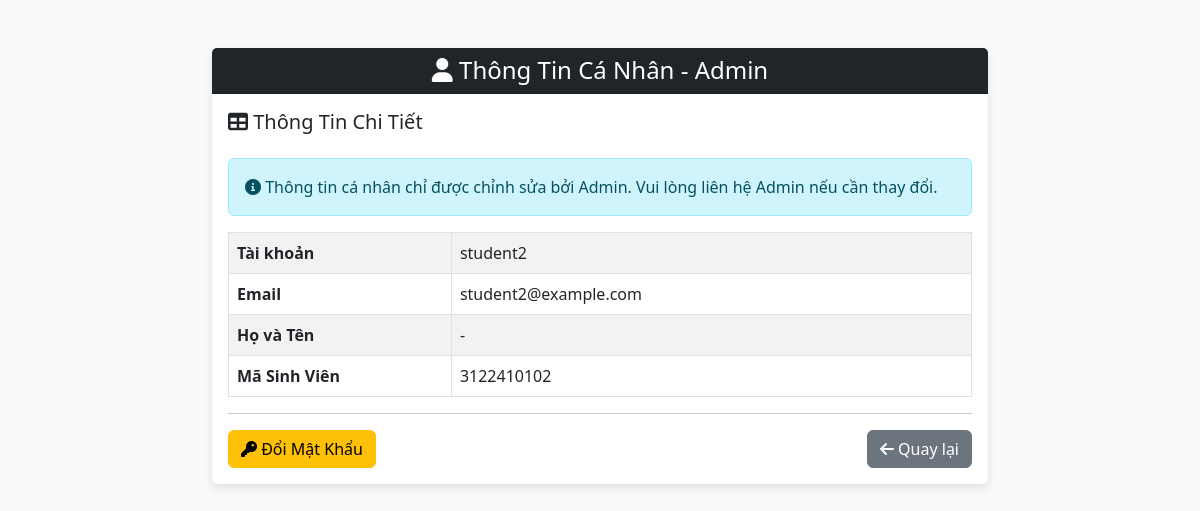
Screenshot of /profile (signed in) with the database file from the repository.
### tables this page shows
CREATE TABLE users (
            id INTEGER PRIMARY KEY AUTOINCREMENT,
            username TEXT UNIQUE,
            password TEXT,
            role TEXT,
            email TEXT UNIQUE,
            rsa_private BLOB,
            salt TEXT,
            full_name TEXT,
            student_id TEXT,
            class_name TEXT,
            status TEXT DEFAULT 'approved',
            approval_note TEXT,
            selected_teachers TEXT,
            teacher_id TEXT,
            failed_attempts INTEGER DEFAULT 0,
            lock_until TEXT
        , is_deleted INTEGER DEFAULT 0, is_locked INTEGER DEFAULT 0);

### app.py (the view)
@app.route('/profile', methods=['GET','POST'])
@login_required
def profile():
    if current_user.role not in ['student', 'teacher']:
        return redirect('/dashboard')
    if current_user.role == 'student':
        row = c.execute("SELECT username, email, full_name, student_id, class_name FROM users WHERE id=?", (current_user.id,)).fetchone()
    else:  # teacher
        row = c.execute("SELECT username, email, full_name, teacher_id, NULL FROM users WHERE id=?", (current_user.id,)).fetchone()
    return render_template('profile.html', user=row, is_teacher=(current_user.role == 'teacher'), read_only=True)

### app.py (called while the page is built)
@login_manager.user_loader
def load_user(uid):
    row = c.execute("SELECT id, username, role, email FROM users WHERE id=?",(uid,)).fetchone()
    return User(*row) if row else None

@app.before_request
def ensure_csrf_token():
    if 'csrf_token' not in session:
        session['csrf_token'] = secrets.token_hex(16)

@app.after_request
def set_security_headers(resp):
    resp.headers['X-Frame-Options'] = 'SAMEORIGIN'
    resp.headers['X-Content-Type-Options'] = 'nosniff'
    resp.headers['Referrer-Policy'] = 'no-referrer'
    resp.headers['Content-Security-Policy'] = "default-src 'self'; script-src 'self' https://cdn.jsdelivr.net 'unsafe-inline' blob:; worker-src 'self' blob:; style-src 'self' https://cdn.jsdelivr.net https://cdnjs.cloudflare.com 'unsafe-inline'; font-src 'self' https://cdnjs.cloudflare.com; img-src 'self' data:; frame-ancestors 'self'; object-src 'none'"
    return resp

### templates/profile.html (shortened to what this page needs)
<!DOCTYPE html>
<html lang="vi">
<head>
    <link href="https://cdn.jsdelivr.net/npm/bootstrap@5.3.0/dist/css/bootstrap.min.css" rel="stylesheet">
    <link href="https://cdnjs.cloudflare.com/ajax/libs/font-awesome/6.0.0/css/all.min.css" rel="stylesheet">
</head>
<body class="bg-light">
    <div class="container-fluid py-5">
        <div class="row justify-content-center">
            <div class="col-lg-8 col-md-10">
                <div class="card card-custom">
                    <div class="card-header bg-dark text-white text-center">
                        <h4 class="mb-0"><i class="fas fa-user"></i> Thông Tin Cá Nhân - Admin</h4>
                    </div>
                    <div class="card-body">
                        <h5 class="mb-4"><i class="fas fa-table"></i> Thông Tin Chi Tiết</h5>
                        <div class="alert alert-info">
                            <i class="fas fa-info-circle"></i> Thông tin cá nhân chỉ được chỉnh sửa bởi Admin. Vui lòng liên hệ Admin nếu cần thay đổi.
                        </div>
                        <table class="table table-bordered table-striped">
                            <tr>
                                <th width="30%">Tài khoản</th>
                                <td>{{ user[0] }}</td>
                            </tr>
                            <tr>
                                <th>Email</th>
                                <td>{{ user[1] }}</td>
                            </tr>
                            <tr>
                                <th>Họ và Tên</th>
                                <td>{{ user[2] or '-' }}</td>
                            </tr>
                            {% if user[3] %}
                            <tr>
                                <th>{% if is_teacher %}Mã Giáo Viên{% else %}Mã Sinh Viên{% endif %}</th>
                                <td>{{ user[3] }}</td>
                            </tr>
                            {% endif %}
                        </table>
                        <hr>
                        <div class="d-flex justify-content-between">
                            <a href="/change_password" class="btn btn-warning">
                                <i class="fas fa-key"></i> Đổi Mật Khẩu
                            </a>
                            <a href="/dashboard" class="btn btn-secondary">
                                <i class="fas fa-arrow-left"></i> Quay lại
                            </a>
                        </div>
                    </div>
                </div>
            </div>
        </div>
    </div>
</body>
</html>

### templates/profile.html (style rules this page uses)
.card-custom { border: none; box-shadow: 0 4px 8px rgba(0,0,0,0.1); margin-bottom: 20px; }

### rows the page displays
users: username "student2", email "student2@example.com", student "3122410102"

### other values shown
{{ user[2] or '-' }} "-"
